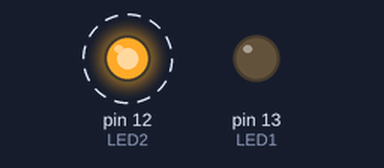
A sketch run on a simulated Arduino Uno, built with avr-gcc and run on an emulated ATmega328P. On the bench: output pins drawn as LEDs (lit = HIGH). Dashed ring = blinking.

Above: at 1.0 s.
At 2.93 s:
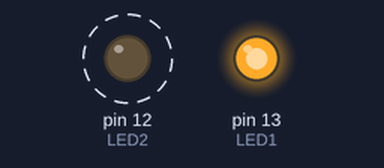
Timing chart, 0 to 3.3 s (numbered marks = the images above):
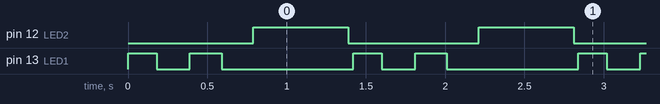

The sketch:

led_sequential_control.ino
```cpp
int LED1=13;
int LED2=12;


void setup() {
 pinMode(LED1,OUTPUT);
  pinMode(LED2,OUTPUT);

}

void loop() {
 digitalWrite(LED1,HIGH);
 delay(180);
 digitalWrite(LED1,LOW);
  delay(210);
   digitalWrite(LED1,HIGH);
 delay(200);
  digitalWrite(LED1,LOW);
  delay(200);
digitalWrite(LED2,HIGH);
 delay(600);
 digitalWrite(LED2,LOW);
 delay(30);


}
```

Measured:
- by itself, pin 12 (LED2): alternates HIGH for 0.60 s and LOW for 0.82 s
- by itself, pin 13 (LED1): repeats every 1.4 s: LOW 0.21 s, HIGH 0.20 s, LOW 0.83 s, HIGH 0.18 s
- by itself, everything shown: repeats every 1.4 s, in 6 steps
